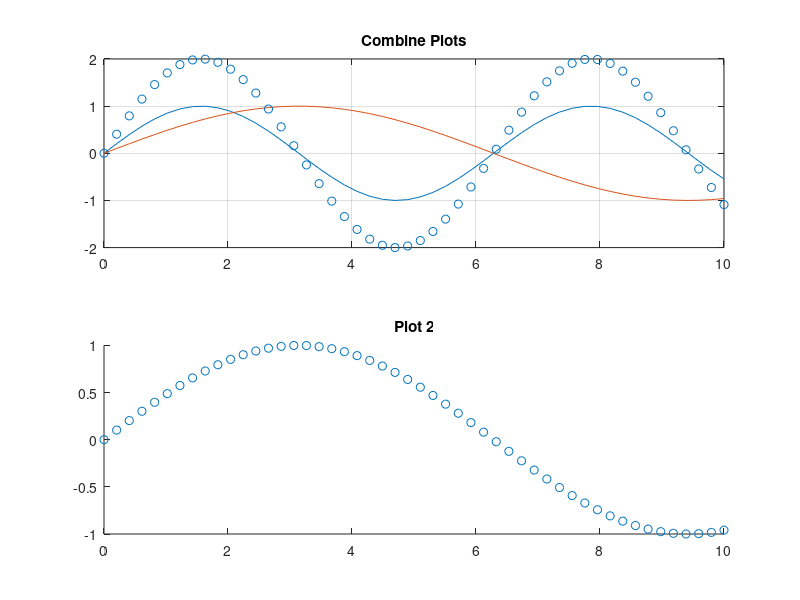

Here is the MATLAB script that generated this plot:
function examplefigure()

    x = linspace(0,10,50);
    y1 = sin(x);
    y2 = sin(x/2);
    y3 = 2*sin(x);
    grid on

    % tiledlayout(2,1)
    % nexttile
    subplot (2, 1, 1)

    plot(x,y1)
    title('Combine Plots')

    hold on

    plot(x,y2)

    scatter(x,y3) 
    grid on

    hold off

    % Octave
    subplot(2,1,2)

    % Matlab
    % nexttile

    scatter(x,y2)
    
    title('Plot 2')
end
